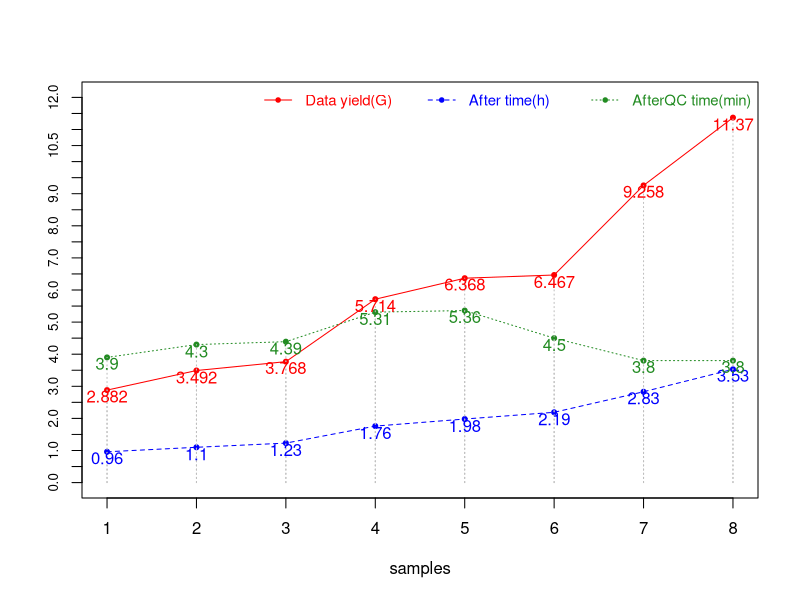

Write the R code that produced this figure.

yield <- c(2.882,3.492,3.768,5.714,6.368,6.467,9.258,11.37)
after <- c(0.96,1.1,1.23,1.76,1.98,2.19,2.83,3.53)
qc <- c(3.9,4.3,4.39,5.31,5.36,4.5,3.8,3.8)

plot(yield,type = 'o',pch=20,lty=1,ylim=c(0,12),xlab="samples",ylab='',yaxt='n',col='red')
axis(2,at=seq(0,12,0.5),cex.axis=0.8)
lines(after,type = 'o',pch=20,lty=2,col="blue")
lines(qc,type = 'o',pch=20,lty=3,col="forestgreen")
legend('topright',legend=c('Data yield(G)','After time(h)','AfterQC time(min)'),text.col = c("red","blue","forestgreen"),bty="n",horiz=T,pch = 20,lty = c(1,2,3),col = c("red","blue","forestgreen"),cex = 0.9)
lines(yield,type = "h",lty=3,col="grey")
lines(qc,type = "h",lty=3,col="grey")

text(1:8,yield-0.2,labels=yield,col='red')
text(1:8,after-0.2,labels=after,col='blue')
text(1:8,qc-0.2,labels=qc,col='forestgreen')